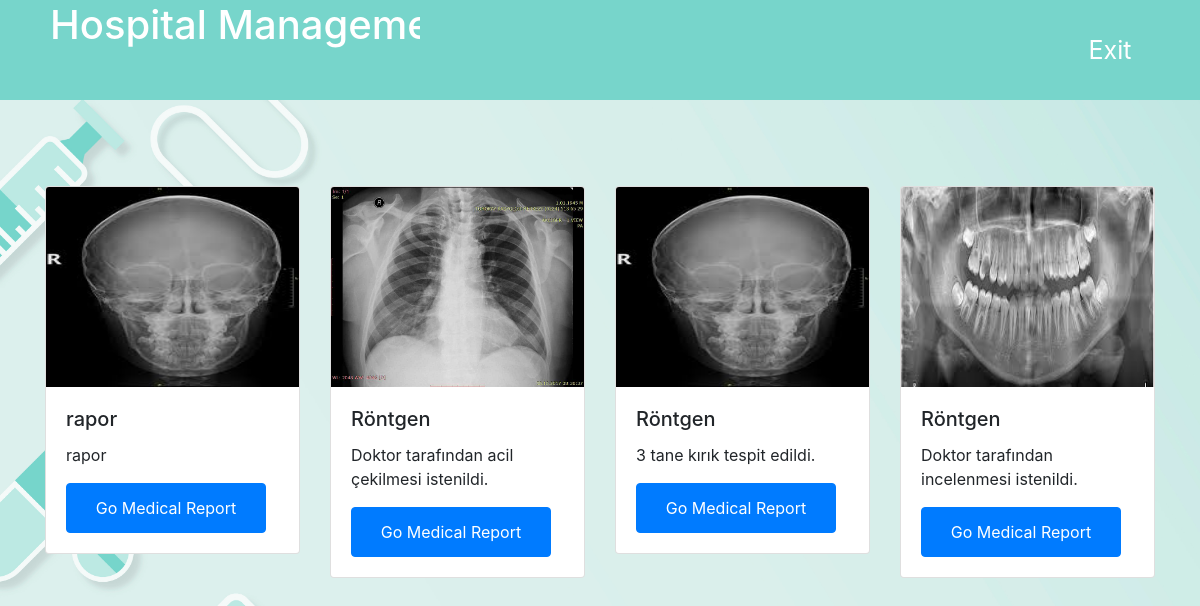
The app's page /medicalReportsList.php with its own data.
### tables this page shows
CREATE TABLE `medical_reports` (
  `report_id` int(11) NOT NULL,
  `report_date` datetime NOT NULL,
  `report_description` text NOT NULL,
  `report_title` varchar(255) DEFAULT NULL,
  `report_name` varchar(255) NOT NULL
);

### medicalReportsList.php (the view, shortened to what this page needs)
<?php
include 'header.php';
$query_reports=$db->prepare("SELECT * FROM medical_reports ORDER BY report_id DESC ");
$query_reports->execute();
$reports = $query_reports->fetchAll(PDO::FETCH_ASSOC);
        ?>
<!doctype html>
<html lang="en">
<head>
    <link rel="stylesheet" href="https://stackpath.bootstrapcdn.com/bootstrap/4.1.3/css/bootstrap.min.css">
</head>
<body>
    <nav class="navbar navbar-expand-lg navbar-light navbar-laravel">
        <div class="container">
            <div class="collapse navbar-collapse" id="navbarSupportedContent">
            </div>
        </div>
    </nav>
    <?php
    if( !(isset($_POST['open_image'])))
    {
    ?>
    <main class="login-form">
        <div class="container">
            <div class="row">
                <?php foreach ($reports as $v) : ?>
                    <?php
                    $image = PATH . "images/" . $v['report_name'];
                    ?>
                    <div class="col-md-3">
                        <div class="card">
                            <img class="card-img-top" src="<?php echo $image ?>" alt="Card image cap" width="300" height="200">
                            <div class="card-body">
                            <form action="" method="POST">
                                <h5 class="card-title"><?php echo $v['report_title'] ?></h5>
                                <p class="card-text"><?php echo $v['report_description'] ?></p>
                                <button type="submit" class="btn btn-primary "  style ="width: 200px; height: 50px;" name="open_image"  >
                                        Go Medical Report
                                    </button>
                                </form>
                            </div>
                        </div>
                    </div>
                <?php endforeach; ?>
            </div>
        </div>
    </main>
    <?php }?>
</body>
</html>

### header.php (shortened to what this page needs)
<!DOCTYPE html>
<html lang="en">
<head>
    <link rel="stylesheet" href=" style.css">
    </head>
    <body>
    <div class="upper_bar">
        <h1>Hospital Management System</h1></a>
        <div class="menu ">
        </div>
    </div>
            <a href="logout.php"><div class="exit">
            Exit
    </div></a>
</body>
</html>

### style.css (style rules this page uses)
body { padding: 0; margin: 0; font-family: 'helvetica', sans-serif; text-align: center; background-image: url('design/backgroundImage.jpg'); background-repeat: no-repeat; background-position: center center; background-attachment: fixed; background-size: cover; }
::placeholder { font: 25px; text-align: center; }
a { font-size: 18px; color: (100, 100, 100); }
.upper_bar { position: relative; width: 85%; height: 100px; left: 0; background: #77d5cb; top: 0; }
.upper_bar h1 { position: absolute; left: 50px; line-height: 50px; color: white; }
.menu { position: absolute; width: 600px; height: 100px; background:#77d5cb; right: 0; }
a { text-decoration: none; }
.exit { position: absolute; width: 15%; height: 100px; background:#77d5cb; right: 0; color: white; text-align: center; line-height: 100px; font-size: 25px; cursor: pointer; top: 0; }
select, #appointment_div input, button { position: relative; width: 450px; height: 40px; margin-top: 10px; background: #292830; color: white; cursor: pointer; }

### header.php (style rules this page uses)
body { padding: 0; margin: 0; font-family: 'helvetica', sans-serif; text-align: center; background-image: url('design/backgroundImage.jpg'); background-repeat: no-repeat; background-position: center center; background-attachment: fixed; background-size: cover; }
.exit { background:#77d5cb; }

### medicalReportsList.php (style rules this page uses)
.login-form { margin-top: 50px; }

### records on screen
medical_reports: report_name (picture), report_title "rapor", report_description "rapor"
medical_reports: report_name (picture), report_title "Röntgen", report_description "Doktor tarafından acil çekilmesi istenildi."
medical_reports: report_name (picture), report_title "Röntgen", report_description "3 tane kırık tespit edildi."
medical_reports: report_name (picture), report_title "Röntgen", report_description "Doktor tarafından incelenmesi istenildi."
